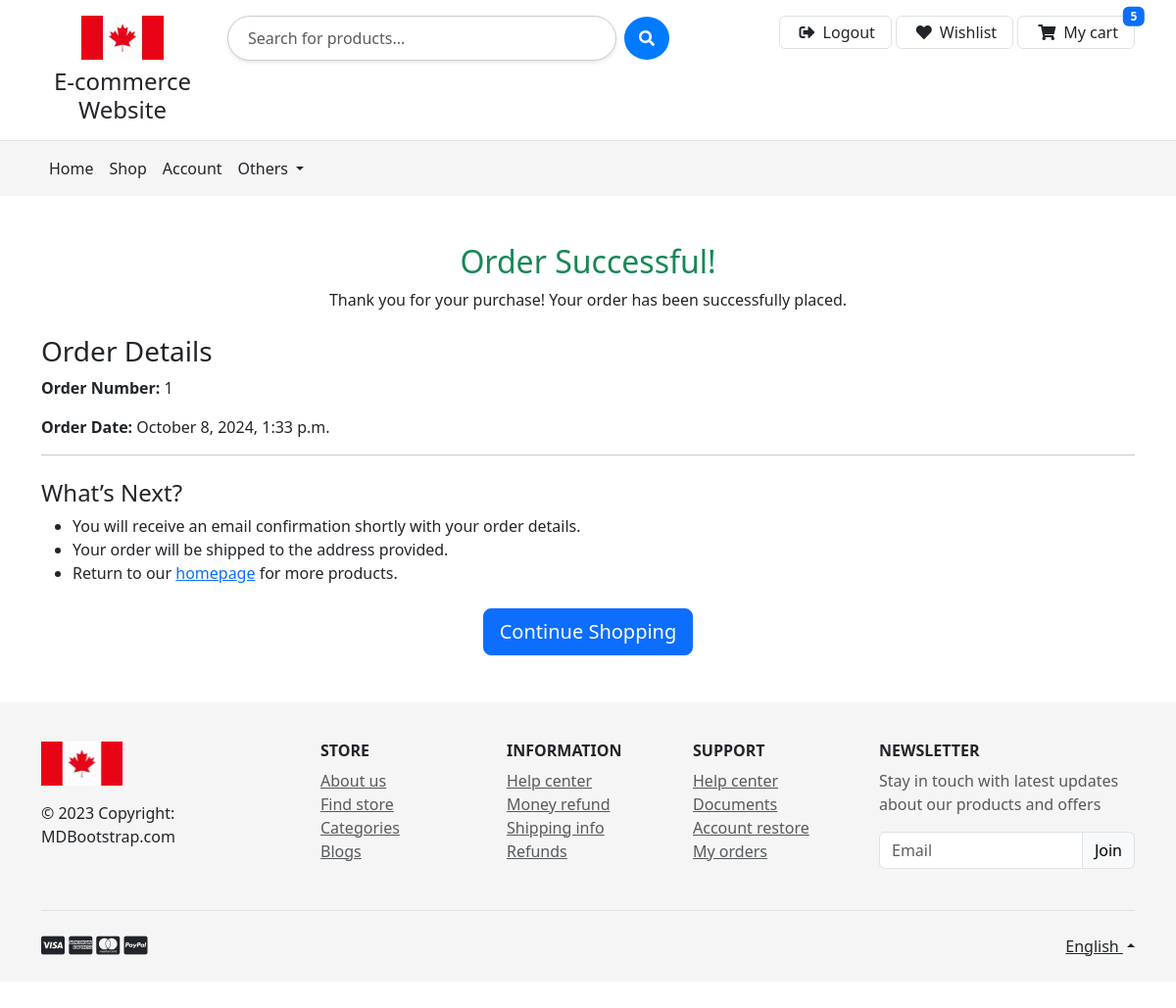
Screenshot of /order-success/1/ (signed in) with the database file from the repository.
### product/models.py (models this page shows, shortened)
class SiteSetting(models.Model):
    site_title = models.CharField(max_length=255)
    logo = models.ImageField(upload_to='logos/', blank=True, null=True)
    updated_at = models.DateTimeField(auto_now=True)

class Order(models.Model):
    STATUS_CHOICES = [
        ('pending', 'Pending'),
        ('shipped', 'Shipped'),
        ('delivered', 'Delivered'),
        ('canceled', 'Canceled'),
    ]
    user = models.ForeignKey(User, on_delete=models.CASCADE)
    cart = models.ForeignKey('Cart', on_delete=models.CASCADE, default=1)
    final_price = models.DecimalField(
        max_digits=10, decimal_places=2, default=0.00)
    billing_address = models.ForeignKey(
        'BillingAddress', on_delete=models.SET_NULL, null=True)
    shipping_address = models.ForeignKey(
        'ShippingAddress', on_delete=models.SET_NULL, null=True)
    status = models.CharField(
        max_length=10, choices=STATUS_CHOICES, default='pending')
    created_at = models.DateTimeField(auto_now_add=True)
    payment_method = models.CharField(
        max_length=30, default='cash_on_delivery')

### product/views.py (the view)
def order_success(request, order_id):
    order = get_object_or_404(Order, id=order_id, user=request.user)
    return render(request, 'order/order_success.html', {
        'order': order,
    })

### product/context_processors.py (called while the page is built, shortened)
def site_settings(request):
    site_settings, created = SiteSetting.objects.get_or_create(
        defaults={'site_title': 'Medicine E-commerce Website'}
    )
    return {'site_settings': site_settings}

def cart_items_count(request):
    if request.user.is_authenticated:
        cart, _ = Cart.objects.get_or_create(user=request.user)
    return {'cart_items_count': cart.items.count()}

### product/templates/order/order_success.html (shortened to what this page needs)
{% extends 'base.html' %}
{% block content %}
<div class="container my-5">
    <h2 class="text-center text-success">Order Successful!</h2>
    <p class="text-center">Thank you for your purchase! Your order has been successfully placed.</p>
    <div class="order-summary">
        <h3 class="mt-4">Order Details</h3>
        <p><strong>Order Number:</strong> {{ order.id }}</p>
        <p><strong>Order Date:</strong> {{ order.created_at|date:"F j, Y, g:i a" }}</p>
        <hr>
    <div class="next-steps mt-4">
        <h4>What’s Next?</h4>
        <ul>
            <li>You will receive an email confirmation shortly with your order details.</li>
            <li>Your order will be shipped to the address provided.</li>
            <li>Return to our <a href="{% url 'home' %}">homepage</a> for more products.</li>
        </ul>
    </div>
    <div class="text-center mt-4">
        <a href="{% url 'home' %}" class="btn btn-primary btn-lg">Continue Shopping</a>
    </div>
</div>
{% endblock %}

### product/templates/base.html (shortened to what this page needs)
<!DOCTYPE html>
<html lang="en">
<head>
  <link href="https://cdn.jsdelivr.net/npm/bootstrap@5.3.0/dist/css/bootstrap.min.css" rel="stylesheet">
  <link rel="stylesheet" href="https://cdnjs.cloudflare.com/ajax/libs/font-awesome/6.0.0/css/all.min.css">
  <link rel="stylesheet" href="https://cdnjs.cloudflare.com/ajax/libs/font-awesome/5.15.4/css/all.min.css">
</head>
<body>
  <header>
    <div class="p-3 text-center bg-white border-bottom">
      <div class="container">
        <div class="row gy-3">
          <div class="col-lg-2 col-sm-4 col-4 text-center">
            <a href="#" class="d-block">
                {% if site_settings.logo %}
                    <img src="{{ site_settings.logo.url }}" alt="Site Logo" class="img-fluid mb-2" style="height: 45px;">
                {% endif %}
            </a>
            <h1 class="h4 mb-0">{{ site_settings.site_title }}</h1>
        </div>
          <div class="order-lg-last col-lg-5 col-sm-8 col-8">
            <div class="d-flex float-end">
                {% if user.is_authenticated %}
                    <a href="{% url 'logout' %}" class="me-1 border rounded py-1 px-3 nav-link d-flex align-items-center">
                        <i class="fas fa-sign-out-alt m-1 me-md-2"></i>
                        <p class="d-none d-md-block mb-0">Logout</p>
                    </a>
                {% endif %}
                <a href="{% url 'wishlist_view' %}" class="me-1 border rounded py-1 px-3 nav-link d-flex align-items-center">
                    <i class="fas fa-heart m-1 me-md-2"></i>
                    <p class="d-none d-md-block mb-0">Wishlist</p>
                </a>
                <a href="{% url 'view_cart' %}" class="border rounded py-1 px-3 nav-link d-flex align-items-center position-relative">
                    <i class="fas fa-shopping-cart m-1 me-md-2"></i>
                    <p class="d-none d-md-block mb-0">My cart</p>
                    {% if cart_items_count > 0 %}
                    <span class="badge bg-primary position-absolute top-0 start-100 translate-middle">
                         {{ cart_items_count }}
                    </span>
                    {% endif %}
                </a>
            </div>
        </div>
          <div class="col-lg-5 col-md-12 col-12">
            <div class="search-container d-flex justify-content-center align-items-center">
                <input type="search" id="searchInput" class="form-control search-input" placeholder="Search for products..." />
                <button type="button" class="btn search-btn ms-2">
                    <i class="fas fa-search"></i>
                </button>
            </div>
        </div>
        </div>
      </div>
    </div>
    <nav class="navbar navbar-expand-lg navbar-light" style="background-color: #f5f5f5;">
      <div class="container">
        <div class="collapse navbar-collapse" id="navbarNav">
          <ul class="navbar-nav me-auto mb-2 mb-lg-0">
            <li class="nav-item">
              <a href="{% url 'home' %}" class="nav-link text-dark" >Home</a>
            </li>
              <a  class="nav-link text-dark" href="{% url 'product_list' %}">Shop</a>
            <li class="nav-item">
              <a class="nav-link text-dark" href="{% url 'profile' %}">Account</a>
            </li>
            <li class="nav-item dropdown">
              <a class="nav-link dropdown-toggle text-dark" href="#" id="navbarDropdown" role="button" data-bs-toggle="dropdown" aria-expanded="false">
                Others
              </a>
            </li>
          </ul>
        </div>
      </div>
    </nav>
  </header>
  <div class="mt-3 mb-5">
  {% block content %}
  {% endblock %}
</div>
  <footer class="text-center text-lg-start text-muted mt-3" style="background-color: #f5f5f5;">
    <section class="">
      <div class="container text-center text-md-start pt-4 pb-4">
        <div class="row mt-3">
          <div class="col-12 col-lg-3 col-sm-12 mb-2">
            <a href="https://mdbootstrap.com/" target="_blank" class="">
              {% if site_settings.logo %}
              <img src="{{ site_settings.logo.url }}" alt="Site Logo" class="img-fluid mb-2" style="height: 45px;">
          {% endif %}
            </a>
            <p class="mt-2 text-dark">
              © 2023 Copyright: MDBootstrap.com
            </p>
          </div>
          <div class="col-6 col-sm-4 col-lg-2">
            <h6 class="text-uppercase text-dark fw-bold mb-2">
              Store
            </h6>
            <ul class="list-unstyled mb-4">
              <li><a class="text-muted" href="#">About us</a></li>
              <li><a class="text-muted" href="#">Find store</a></li>
              <li><a class="text-muted" href="#">Categories</a></li>
              <li><a class="text-muted" href="#">Blogs</a></li>
            </ul>
          </div>
          <div class="col-6 col-sm-4 col-lg-2">
            <h6 class="text-uppercase text-dark fw-bold mb-2">
              Information
            </h6>
            <ul class="list-unstyled mb-4">
              <li><a class="text-muted" href="#">Help center</a></li>
              <li><a class="text-muted" href="#">Money refund</a></li>
              <li><a class="text-muted" href="#">Shipping info</a></li>
              <li><a class="text-muted" href="#">Refunds</a></li>
            </ul>
          </div>
          <div class="col-6 col-sm-4 col-lg-2">
            <h6 class="text-uppercase text-dark fw-bold mb-2">
              Support
            </h6>
            <ul class="list-unstyled mb-4">
              <li><a class="text-muted" href="#">Help center</a></li>
              <li><a class="text-muted" href="#">Documents</a></li>
              <li><a class="text-muted" href="#">Account restore</a></li>
              <li><a class="text-muted" href="#">My orders</a></li>
            </ul>
          </div>
          <div class="col-12 col-sm-12 col-lg-3">
            <h6 class="text-uppercase text-dark fw-bold mb-2">Newsletter</h6>
            <p class="text-muted">Stay in touch with latest updates about our products and offers</p>
            <div class="input-group mb-3">
              <input type="email" class="form-control border" placeholder="Email" aria-label="Email" aria-describedby="button-addon2" />
              <button class="btn btn-light border shadow-0" type="button" id="button-addon2" data-mdb-ripple-color="dark">
                Join
              </button>
            </div>
          </div>
        </div>
      </div>
    </section>
    <div class="">
      <div class="container">
        <div class="d-flex justify-content-between py-4 border-top">
          <div>
            <i class="fab fa-lg fa-cc-visa text-dark"></i>
            <i class="fab fa-lg fa-cc-amex text-dark"></i>
            <i class="fab fa-lg fa-cc-mastercard text-dark"></i>
            <i class="fab fa-lg fa-cc-paypal text-dark"></i>
          </div>
          <div class="dropdown dropup">
            <a class="dropdown-toggle text-dark" href="#" id="Dropdown" role="button" data-mdb-toggle="dropdown" aria-expanded="false"> English </a>
          </div>
        </div>
      </div>
    </div>
  </footer>
</body>
</html>

### product/templates/base.html (style rules this page uses)
.search-container { max-width: 600px; margin: 0 auto; }
.search-input { border-radius: 30px; box-shadow: 0 2px 4px rgba(0, 0, 0, 0.1); padding: 10px 20px; border: 1px solid #ccc; transition: border 0.3s ease; }
.search-btn { border-radius: 50%; padding: 10px 15px; background-color: #007bff; color: white; border: none; cursor: pointer; transition: background-color 0.3s ease; }
.nav-link { font-weight: 500; }

### rows the page displays
SiteSetting: logo (picture), site_title "E-commerce Website"
Order: id "1", created_at "October 8, 2024, 1:33 p.m."

### other values shown
{{ cart_items_count }} "5"
